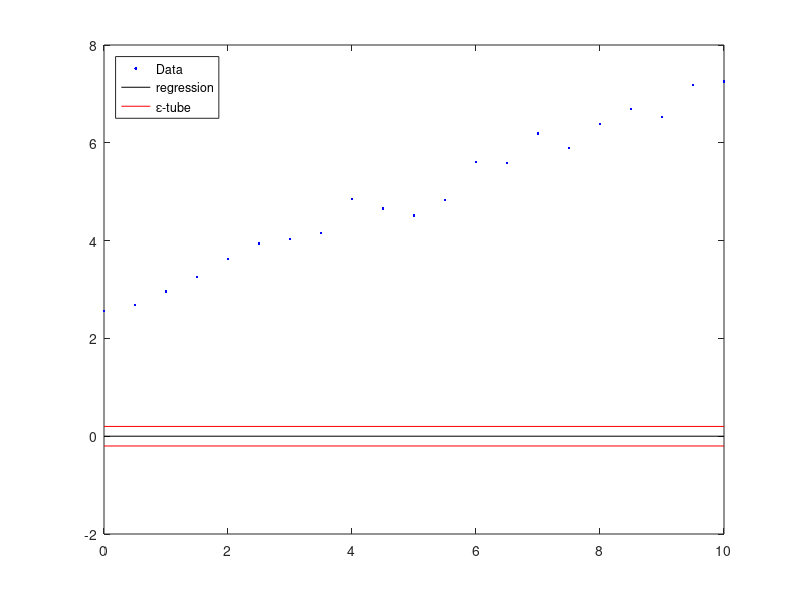

This chart was generated by the following MATLAB code:
%% linear regression - Primal problem with slack variables

close all; clear; clc;
%% data

data = [ 0    2.5584
    0.5000    2.6882
    1.0000    2.9627
    1.5000    3.2608
    2.0000    3.6235
    2.5000    3.9376
    3.0000    4.0383
    3.5000    4.1570
    4.0000    4.8498
    4.5000    4.6561
    5.0000    4.5119
    5.5000    4.8346
    6.0000    5.6039
    6.5000    5.5890
    7.0000    6.1914
    7.5000    5.8966
    8.0000    6.3866
    8.5000    6.6909
    9.0000    6.5224
    9.5000    7.1803
   10.0000    7.2537];

x = data(:,1);
y = data(:,2);
l = length(x); % number of points

% parameters
epsilon = 0.2 ;
C = 10 ;

% define the problem
Q = [ 1              zeros(1,2*l+1)
      zeros(2*l+1,1) zeros(2*l+1) ];
  
c = [ 0 ; 0 ; C*ones(2*l,1)]; 

D = [-x -ones(l,1) -eye(l)   zeros(l)
      x  ones(l,1)  zeros(l) -eye(l)];
  
d = epsilon*ones(2*l,1) + [-y;y];

% solve the problem
sol = quadprog(Q,c,D,d,[],[],[-inf;-inf;zeros(2*l,1)],[]);

% compute w
w = sol(1);

% compute b
b = sol(2);

% compute slack variables xi+ and xi-
xip = sol(3:2+l);
xim = sol(3+l:2+2*l);

% find regression and epsilon-tube
z = w.*x + b;
zp = w.*x + b + epsilon;
zm = w.*x + b - epsilon;

%% plot the solution

plot(x,y,'b.',x,z,'k-',x,zp,'r-',x,zm,'r-');
legend('Data','regression',...
    '\epsilon-tube','Location','NorthWest')